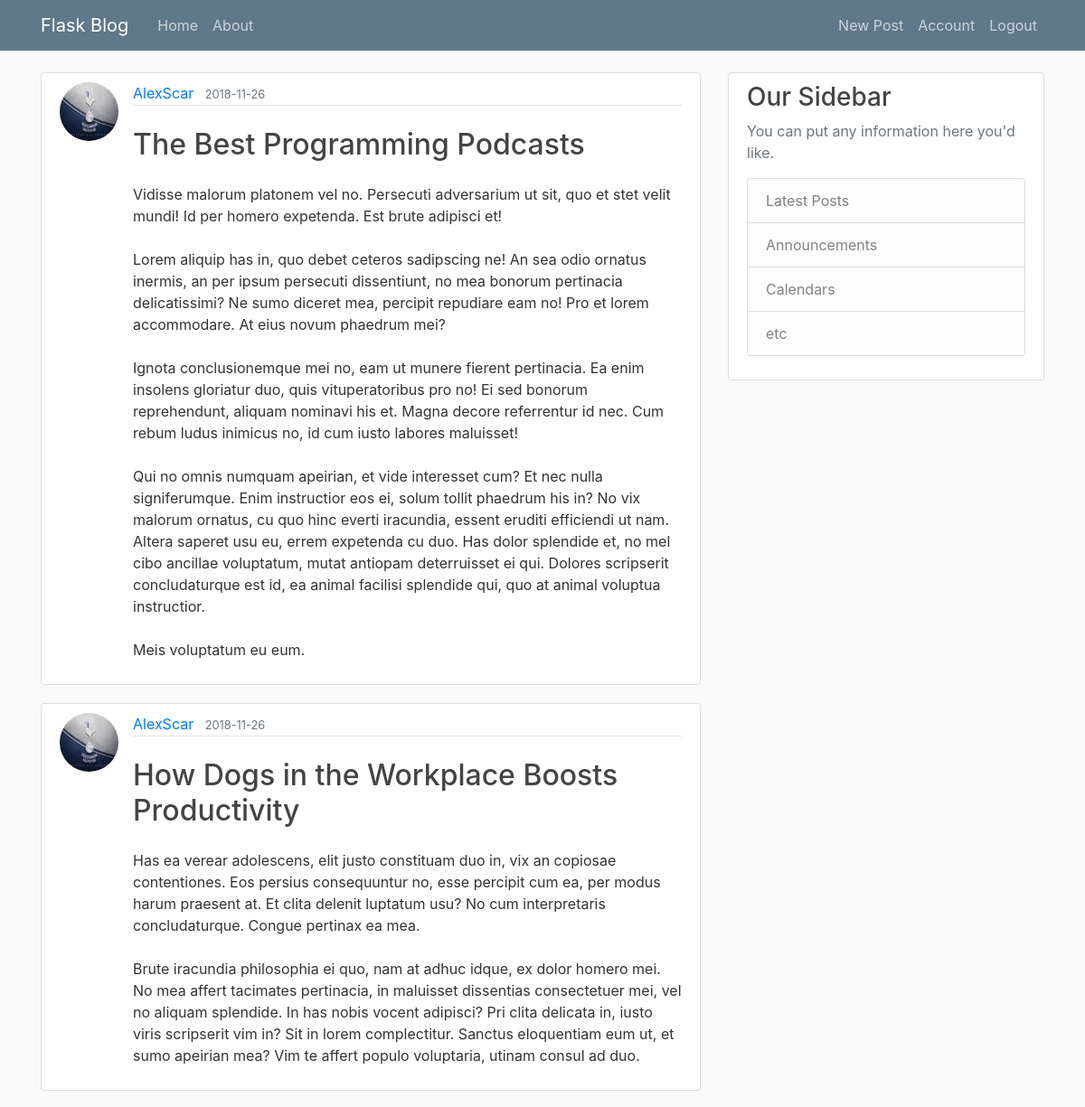
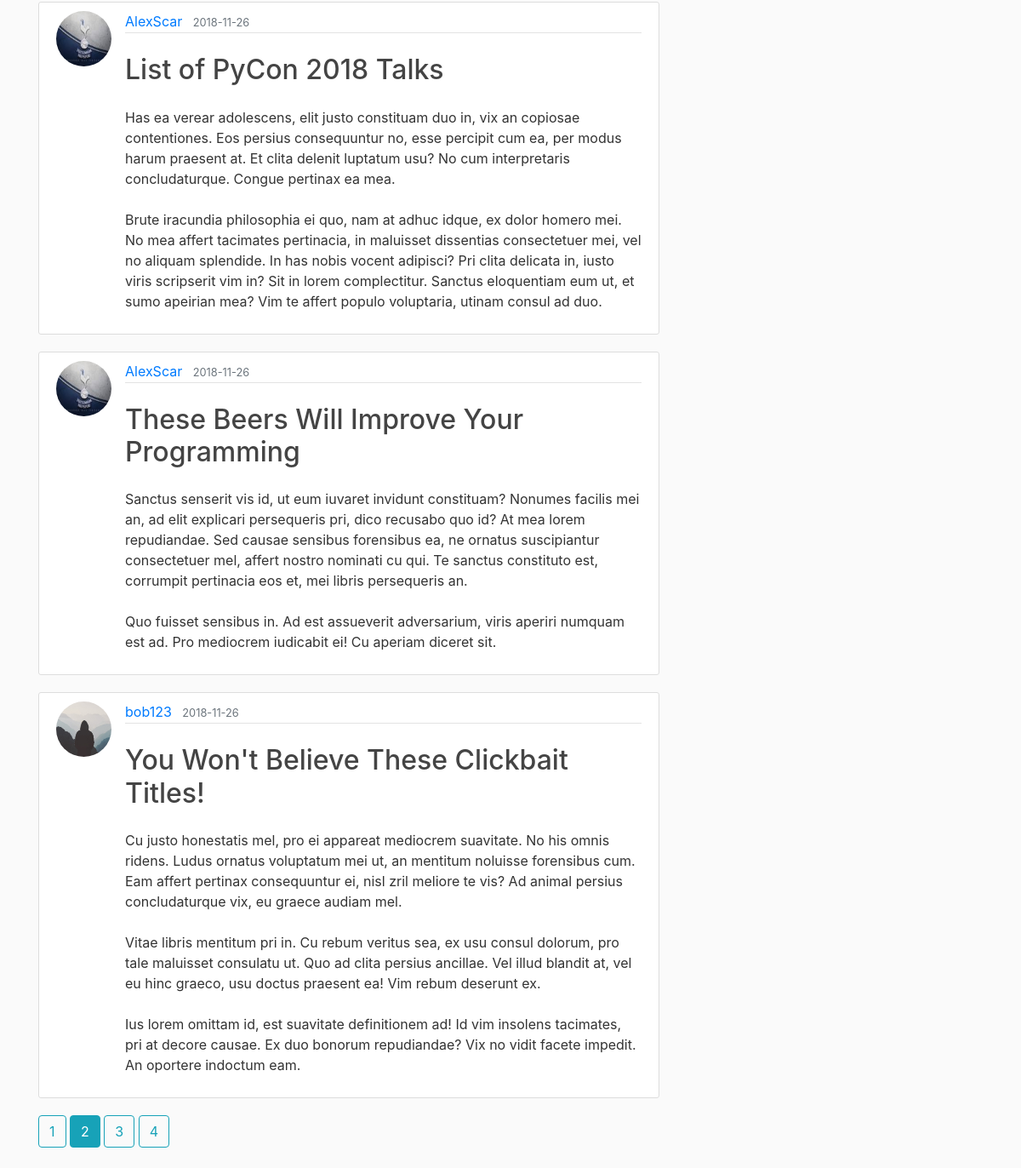
Page /?page=2 (signed in) on the committed database (2 pictures, top to bottom).
### flask_blog/models.py (models this page shows, shortened)
class Post(db.Model):
    id = db.Column(db.Integer, primary_key=True)
    title = db.Column(db.String(100), nullable=False)
    posted_at = db.Column(db.DateTime, nullable=False, default=datetime.utcnow)
    content = db.Column(db.Text, nullable=False)
    user_id = db.Column(db.Integer, db.ForeignKey('user.id'), nullable=False)

class User(db.Model, UserMixin):
    id = db.Column(db.Integer, primary_key=True)
    username = db.Column(db.String(20), unique=True, nullable=False)
    email = db.Column(db.String(120), unique=True, nullable=False)
    img_file = db.Column(db.String(20), nullable=False, default='default.jpg')
    password = db.Column(db.String(60), nullable=False)
    posts = db.relationship('Post', backref='author', lazy=True)

### flask_blog/main/routes.py (the view)
@main.route('/')
def index():
    page = request.args.get('page', default=1, type=int)
    posts = Post.query.order_by(
        Post.posted_at.desc()).paginate(page=page, per_page=5)
    return render_template('home.html', posts=posts)

### flask_blog/models.py (called while the page is built)
@login_manager.user_loader
def load_user(user_id):
    return User.query.get(int(user_id))

### flask_blog/templates/home.html
{% extends 'layout.html' %}
{% block content %}
    {% for post in posts.items %}
        <article class="media content-section">
            <img src="{{ url_for('static', filename='profile_pics/' + post.author.img_file) }}" class="rounded-circle article-img">
            <div class="media-body">
                <div class="article-metadata">
                    <a class="mr-2" href="{{ url_for('users.user_posts', username=post.author.username) }}">
                        {{ post.author.username }}
                    </a>
                    <small class="text-muted">{{ post.posted_at.strftime('%Y-%m-%d') }}</small>
                </div>
                <h2 class="mt-4 mb-4">
                    <a class="article-title" href="{{ url_for('posts.post', post_id=post.id) }}">
                        {{ post.title }}
                    </a>
                </h2>
                <p class="article-content">{{ post.content }}</p>
            </div>
        </article>
    {% endfor %}
    {% for page_num in posts.iter_pages(left_edge=1, right_edge=1, left_current=1, right_current=2) %}
        {% if page_num %}
            {% if posts.page == page_num %}
                <a class="btn btn-info mb-4" href="{{ url_for('main.index', page=page_num) }}">
                    {{ page_num }}
                </a>
            {% else %}
                <a class="btn btn-outline-info mb-4" href="{{ url_for('main.index', page=page_num) }}">
                    {{ page_num }}
                </a>
            {% endif %}
        {% else %}
            ...
        {% endif %}
    {% endfor %}
{% endblock %}

### flask_blog/static/main.css (style rules this page uses)
body { background: #fafafa; color: #333333; margin-top: 5rem; }
h1, h2, h3, h4, h5, h6 { color: #444444; }
.content-section { background: #ffffff; padding: 10px 20px; border: 1px solid #dddddd; border-radius: 3px; margin-bottom: 20px; }
.article-title { color: #444444; }
.article-content { white-space: pre-line; }
.article-img { height: 65px; width: 65px; margin-right: 16px; }
.article-metadata { padding-bottom: 1px; margin-bottom: 4px; border-bottom: 1px solid #e3e3e3; }

### rows in the picture
Post: img_file (picture), author.username "AlexScar", posted_at "2018-11-26", title "The Best Programming Podcasts", content "Vidisse malorum platonem vel no. Persecuti adversarium ut sit, quo et stet velit mundi! Id per homero expetenda. Est brute adipisci et! Lorem aliquip has in, quo debet ceteros sadipscing ne! An sea odio ornatus inermis, an per ipsum persecuti dissentiunt, no mea bonorum pertinacia delicatissimi? Ne sumo diceret mea, percipit repudiare eam no! Pro et lorem accommodare. At eius novum phaedrum mei? Ignota conclusionemque mei no, eam ut munere fierent pertinacia. Ea enim insolens gloriatur duo, quis vituperatoribus pro no! Ei sed bonorum reprehendunt, aliquam nominavi his et. Magna decore referrentur id nec. Cum rebum ludus inimicus no, id cum iusto labores maluisset! Qui no omnis numquam…"
Post: img_file (picture), author.username "AlexScar", posted_at "2018-11-26", title "How Dogs in the Workplace Boosts Productivity", content "Has ea verear adolescens, elit justo constituam duo in, vix an copiosae contentiones. Eos persius consequuntur no, esse percipit cum ea, per modus harum praesent at. Et clita delenit luptatum usu? No cum interpretaris concludaturque. Congue pertinax ea mea. Brute iracundia philosophia ei quo, nam at adhuc idque, ex dolor homero mei. No mea affert tacimates pertinacia, in maluisset dissentias consectetuer mei, vel no aliquam splendide. In has nobis vocent adipisci? Pri clita delicata in, iusto viris scripserit vim in? Sit in lorem complectitur. Sanctus eloquentiam eum ut, et sumo apeirian mea? Vim te affert populo voluptaria, utinam consul ad duo."
Post: img_file (picture), author.username "AlexScar", posted_at "2018-11-26", title "List of PyCon 2018 Talks", content "Has ea verear adolescens, elit justo constituam duo in, vix an copiosae contentiones. Eos persius consequuntur no, esse percipit cum ea, per modus harum praesent at. Et clita delenit luptatum usu? No cum interpretaris concludaturque. Congue pertinax ea mea. Brute iracundia philosophia ei quo, nam at adhuc idque, ex dolor homero mei. No mea affert tacimates pertinacia, in maluisset dissentias consectetuer mei, vel no aliquam splendide. In has nobis vocent adipisci? Pri clita delicata in, iusto viris scripserit vim in? Sit in lorem complectitur. Sanctus eloquentiam eum ut, et sumo apeirian mea? Vim te affert populo voluptaria, utinam consul ad duo."
Post: img_file (picture), author.username "AlexScar", posted_at "2018-11-26", title "These Beers Will Improve Your Programming", content "Sanctus senserit vis id, ut eum iuvaret invidunt constituam? Nonumes facilis mei an, ad elit explicari persequeris pri, dico recusabo quo id? At mea lorem repudiandae. Sed causae sensibus forensibus ea, ne ornatus suscipiantur consectetuer mel, affert nostro nominati cu qui. Te sanctus constituto est, corrumpit pertinacia eos et, mei libris persequeris an. Quo fuisset sensibus in. Ad est assueverit adversarium, viris aperiri numquam est ad. Pro mediocrem iudicabit ei! Cu aperiam diceret sit."
Post: img_file (placeholder picture), author.username "bob123", posted_at "2018-11-26", title "You Won't Believe These Clickbait Titles!", content "Cu justo honestatis mel, pro ei appareat mediocrem suavitate. No his omnis ridens. Ludus ornatus voluptatum mei ut, an mentitum noluisse forensibus cum. Eam affert pertinax consequuntur ei, nisl zril meliore te vis? Ad animal persius concludaturque vix, eu graece audiam mel. Vitae libris mentitum pri in. Cu rebum veritus sea, ex usu consul dolorum, pro tale maluisset consulatu ut. Quo ad clita persius ancillae. Vel illud blandit at, vel eu hinc graeco, usu doctus praesent ea! Vim rebum deserunt ex. Ius lorem omittam id, est suavitate definitionem ad! Id vim insolens tacimates, pri at decore causae. Ex duo bonorum repudiandae? Vix no vidit facete impedit. An oportere indoctum eam."

### other values in the picture
{{ page_num }} "1" "3" "4"
{{ page_num }} "2"
